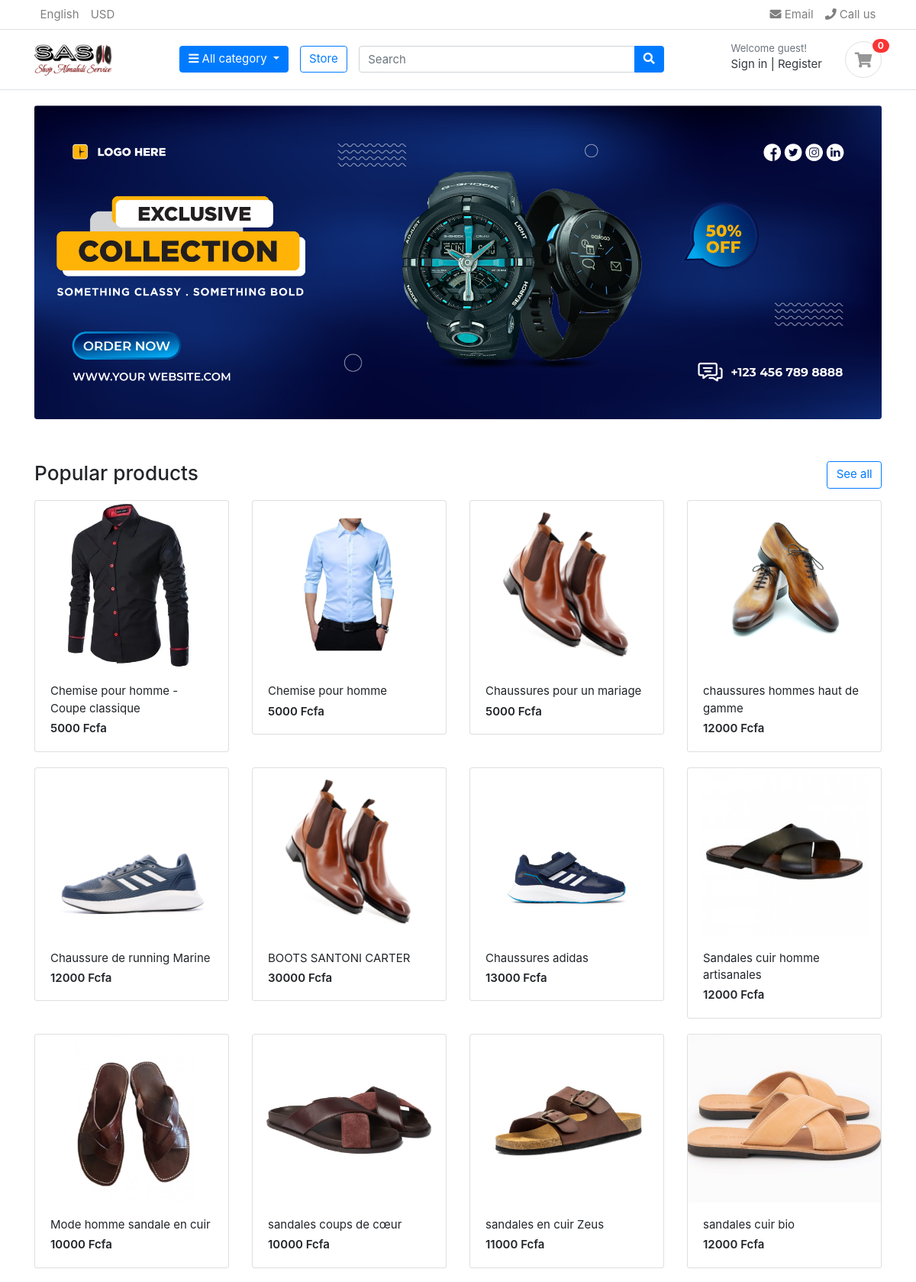
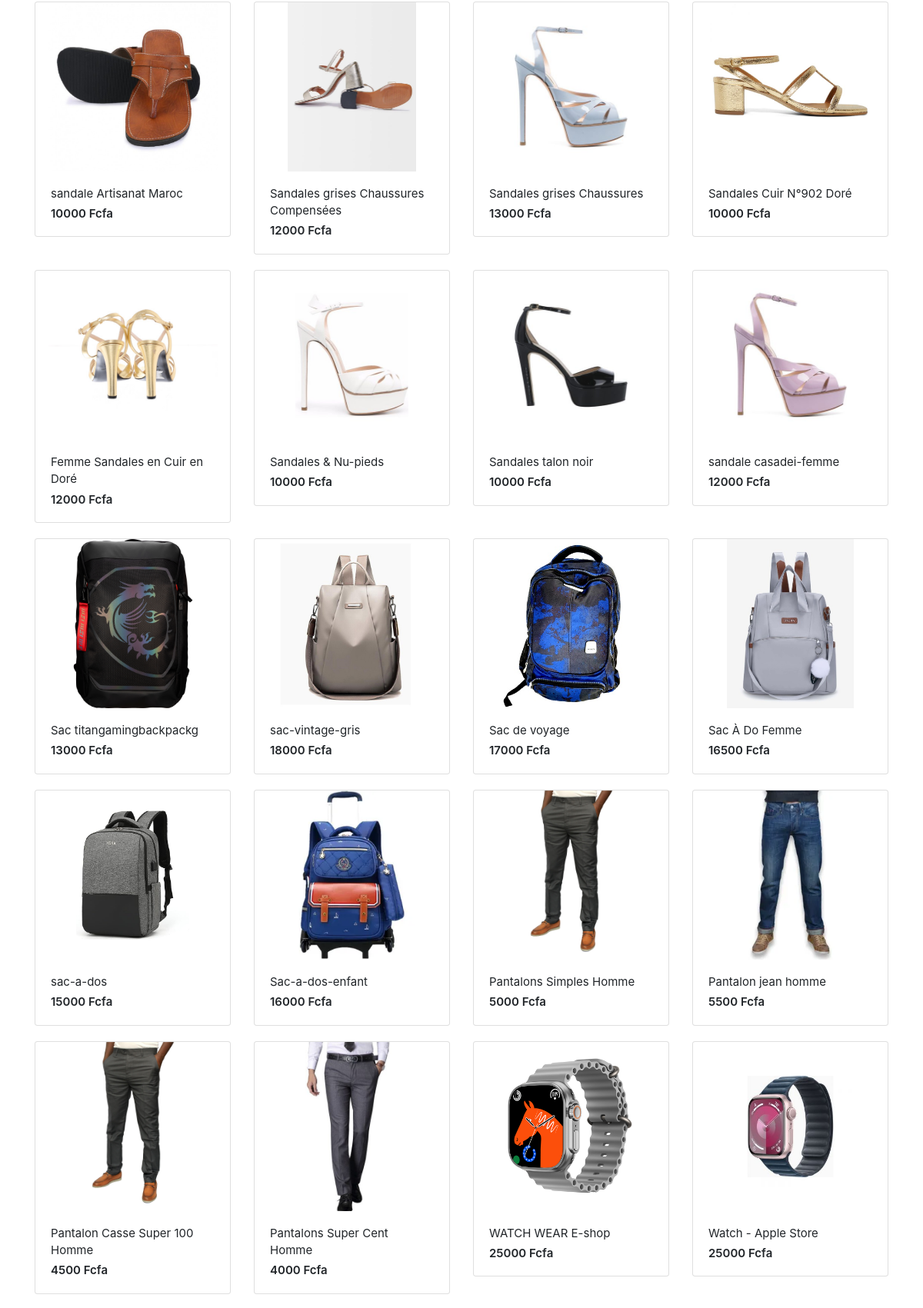
The page / (upper part) on the database its author committed (2 pictures, top to bottom).
### store/models.py (models this page shows, shortened)
class Product(models.Model):
  product_name    = models.CharField(max_length=200, unique=True)
  slug            = models.SlugField(max_length=200, unique=True)
  description     = models.TextField(max_length=500, blank=True)
  price           = models.IntegerField()
  images          = models.ImageField(upload_to='photo/produts')
  stock           = models.IntegerField()
  is_available    = models.BooleanField(default=True)
  category        = models.ForeignKey(Category, on_delete=models.CASCADE)
  created_date    = models.DateTimeField(auto_now_add=True)
  modified_date   = models.DateField(auto_now=True)
  def get_url(self):
    return reverse('product_detail', args=[self.category.slug, self.slug])

### ecom/views.py (the view)
# urls.py: 2. Add a URL to urlpatterns:  path('', views.home, name='home')
def home(request):
    products = Product.objects.all().filter(is_available=True)
    context = {
        'products': products,
    }
    return render(request, 'home.html', context)

### carts/context_processors.py (called while the page is built)
def counter(request):
  cart_count = 0
  if 'admin' in request.path:
    return {}
  else:
    try:
      cart = Cart.objects.filter(cart_id=_cart_id(request))
      if request.user.is_authenticated:
          cart_items = CartItem.objects.all().filter(user=request.user)
      else:
          cart_items = CartItem.objects.all().filter(cart=cart[:1])
      for cart_item in cart_items:
        cart_count += cart_item.quantity
    except Cart.DoesNotExist:
      cart_count = 0
  return dict(cart_count=cart_count)

### carts/views.py (called while the page is built)
def _cart_id(request):
  cart = request.session.session_key
  if not cart:
    cart = request.session.create()
  return cart

### category/context_processors.py (called while the page is built)
def menu_links(request):
  links = Category.objects.all()
  return dict(links=links)

### category/models.py (called while the page is built)
    def get_url(self):
        return reverse('product_by_category', args=[self.slug])

### templates/home.html
{% extends 'base.html' %}
{% load static %}
{% block content %}
    <section class="section-intro padding-y-sm">
      <div class="container">
        <div class="intro-banner-wrap">
          <img
            src="{% static 'images/banners/1 (2).jpg' %}"
            class="img-fluid rounded"
          />
        </div>
      </div>
    </section>
    <section class="section-name padding-y-sm">
      <div class="container">
        <header class="section-heading">
          <a href="{% url 'store' %}" class="btn btn-outline-primary float-right"
            >See all</a
          >
          <h3 class="section-title">Popular products</h3>
        </header>
        <div class="row">
          {% for product in products %}
          <div class="col-md-3">
            <div class="card card-product-grid">
              <a href="{{ product.get_url }}" class="img-wrap">
                <img src="{{ product.images.url }}" />
              </a>
              <figcaption class="info-wrap">
                <a href="{{ product.get_url }}" class="title" >{{ product.product_name }}</a>
                <div class="price mt-1">{{ product.price }} Fcfa </div>
              </figcaption>
            </div>
          </div>
          {% endfor %}
        </div>
      </div>
    </section>
  </body>
</html>
{% endblock content %}

### static/css/ui.css (style rules this page uses)
html { font-family: "Inter", sans-serif; font-size: 15px; }
.img-wrap { text-align: center; display: block; }
.img-wrap img { max-width: 100%; }
.padding-y-sm { padding-top: 20px; padding-bottom: 20px; }
.section-heading { margin-bottom: 20px; margin-top: 15px; }
.section-title { color: #212529; }
[class*=card-product] a.title { color: #212529; display: block; }
[class*=card-product] .img-wrap { overflow: hidden; position: relative; }
[class*=card-product] .img-wrap img { height: 100%; max-width: 100%; width: auto; display: inline-block; -o-object-fit: cover; object-fit: cover; }
.card-product-grid { margin-bottom: 20px; }
.card-product-grid .img-wrap { border-radius: 0.2rem 0.2rem 0 0; height: 220px; }
.card-product-grid .info-wrap { overflow: hidden; padding: 18px 20px; }
.card .img-wrap { overflow: hidden; }
.price { font-weight: 600; color: #212529; }

### rows shown on the page
Product: images (picture), product_name "Chemise pour homme - Coupe classique", price "5000"
Product: images (picture), product_name "Chemise pour homme", price "5000"
Product: images (picture), product_name "Chaussures pour un mariage", price "5000"
Product: images (picture), product_name "chaussures hommes haut de gamme", price "12000"
Product: images (picture), product_name "Chaussure de running Marine", price "12000"
Product: images (picture), product_name "BOOTS SANTONI CARTER", price "30000"
Product: images (picture), product_name "Chaussures adidas", price "13000"
Product: images (picture), product_name "Sandales cuir homme artisanales", price "12000"
Product: images (picture), product_name "Mode homme sandale en cuir", price "10000"
Product: images (picture), product_name "sandales coups de cœur", price "10000"
Product: images (picture), product_name "sandales en cuir Zeus", price "11000"
Product: images (picture), product_name "sandales cuir bio", price "12000"
Product: images (picture), product_name "sandale Artisanat Maroc", price "10000"
Product: images (picture), product_name "Sandales grises Chaussures Compensées", price "12000"
Product: images (picture), product_name "Sandales grises Chaussures", price "13000"
Product: images (picture), product_name "Sandales Cuir N°902 Doré", price "10000"
Product: images (picture), product_name "Femme Sandales en Cuir en Doré", price "12000"
Product: images (picture), product_name "Sandales & Nu-pieds", price "10000"
Product: images (picture), product_name "Sandales talon noir", price "10000"
Product: images (picture), product_name "sandale casadei-femme", price "12000"
Product: images (picture), product_name "Sac titangamingbackpackg", price "13000"
Product: images (picture), product_name "sac-vintage-gris", price "18000"
Product: images (picture), product_name "Sac de voyage", price "17000"
Product: images (picture), product_name "Sac À Do Femme", price "16500"
Product: images (picture), product_name "sac-a-dos", price "15000"
Product: images (picture), product_name "Sac-a-dos-enfant", price "16000"
Product: images (picture), product_name "Pantalons Simples Homme", price "5000"
Product: images (picture), product_name "Pantalon jean homme", price "5500"
Product: images (picture), product_name "Pantalon Casse Super 100 Homme", price "4500"
Product: images (picture), product_name "Pantalons Super Cent Homme", price "4000"
Product: images (picture), product_name "WATCH WEAR E-shop", price "25000"
Product: images (picture), product_name "Watch - Apple Store", price "25000"

### other values the page prints
{{ cart_count }} "0"
